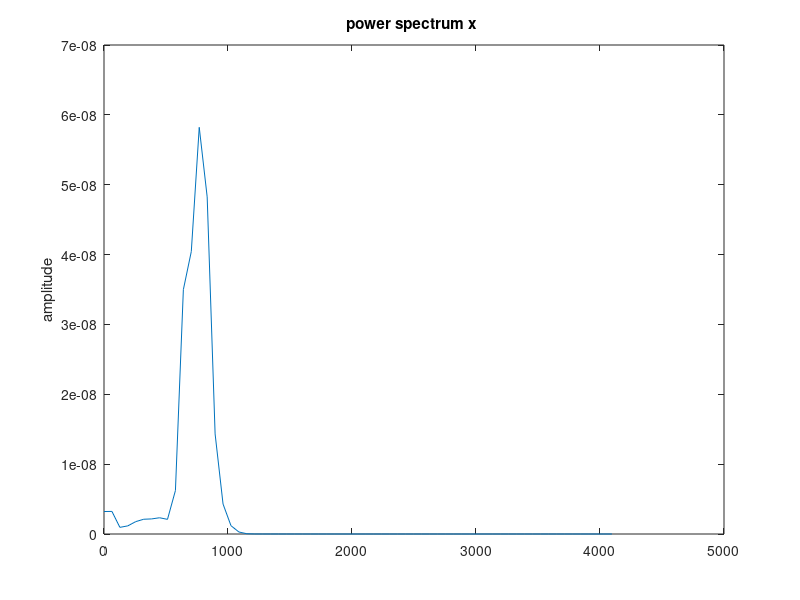
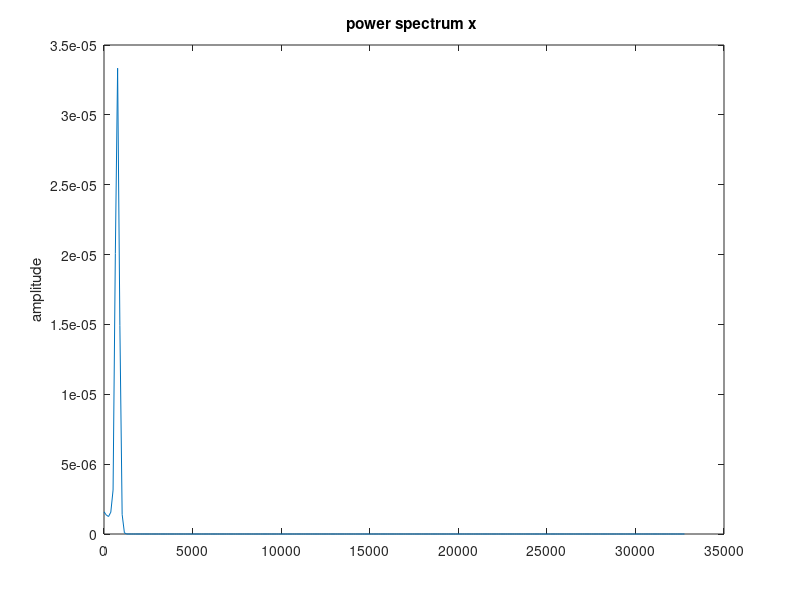

These charts were generated, in order, by the following MATLAB code: (Note: this script raises an error after producing the figures.)
%% FM Modulation signal of constant spectrum
clear all; close all;
load sima_lp;
F1=fc(1); 
F2=fc(2); 
figure; pwelch(sima_lp,[],[],[],Fs);
D=8;
s=interp(sima_lp,D); Fs=Fs*D; F1=F1/D; F2=F2/D; % cutting frequencies
s=s/max(abs(s));
figure; pwelch(s,[],[],[],Fs);
Fc=12500;
freqdev=500;
y=fmmod(s,Fc,Fs,freqdev); 
figure; pwelch(y,[],[],[],Fs);
%%Band-Pass filter before demodulation
y=awgn(y,25,'measured');
figure; pwelch(y,[],[],[],Fs);
DR=freqdev/(F2*Fs);
f1=Fc/Fs-(DR+2)*F2; fh=Fc/Fs+(DR+2)*F2; % Carson's rule
M=128;
hpm=firpm(M,[0 f1*0.95 f1*1.02 fh*0.98 fh*1.05 0.5]*2,[0 0 1 1 0 0]);
figure; freqz(hpm,1,512,Fs);
y=conv(y,hpm,'same');
figure; pwelch(y,[],[],[],Fs);
z=fmdemod(y,Fc,Fs,freqdev); % Demodulate
figure; pwelch(z,[],[],[],Fs);
% Band-Pass Parks-McClellan
f1=F2; f2=1.1*f1; order=64*D;
fpts=[0 f1 f2 0.5]*2;
mag=[1 1 0 0]; wt=[1 1];
b=firpm(order,fpts,mag,wt);
z_lp=conv(z,b,'same');
figure; pwelch(z_lp,[],[],[],Fs);
t=[1:length(s)]'/Fs;
% Plot the original and recovered signals.
n=[4500:7000];
figure; plot(t(n),s(n),'k-',t(n),z_lp(n),'r');
grid; axis([min(t(n)) max(t(n)) 1.2*min(s(n)) 1.2*max(s(n))]);
legend('Initial Signal','Final Signal');
figure; pwelch(downsample(z_lp,D),[],[],[],Fs);